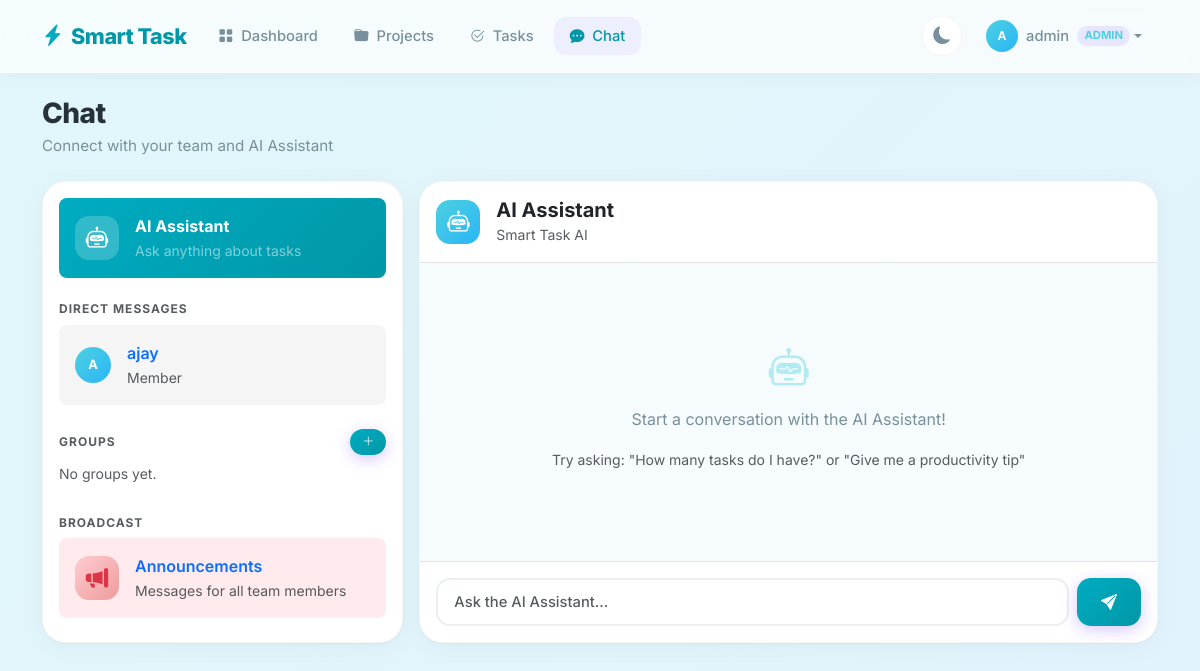
/chat (signed in), run on an earlier commit of the app's database.
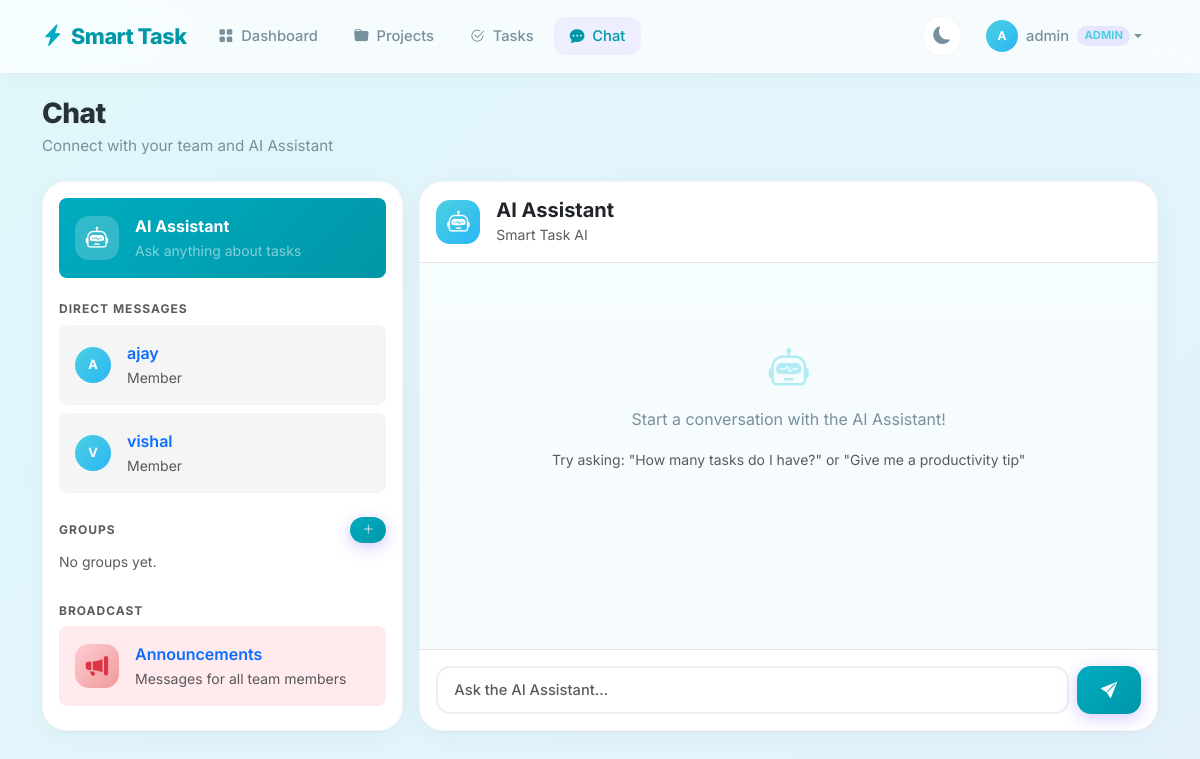
And on a later commit of the database.
### app.py (models this page shows)
class User(db.Model):
    id = db.Column(db.Integer, primary_key=True)
    username = db.Column(db.String(80), unique=True, nullable=False)
    email = db.Column(db.String(120), unique=True, nullable=False)
    password = db.Column(db.String(200), nullable=False)
    role = db.Column(db.String(20), default='member')  # admin or member
    created_at = db.Column(db.DateTime, default=datetime.utcnow)
    owned_projects = db.relationship('Project', backref='owner', lazy=True, foreign_keys='Project.owner_id')
    member_projects = db.relationship('Project', secondary=project_members, backref='members')
    assigned_tasks = db.relationship('Task', backref='assignee', lazy=True, foreign_keys='Task.assigned_to')
    created_tasks = db.relationship('Task', backref='creator', lazy=True, foreign_keys='Task.created_by')

### app.py (the view, shortened to what this page needs)
@app.route('/chat')
@login_required
def chat():
    user = User.query.get(session['user_id'])
    users = User.query.filter(User.id != user.id).all()
    groups = ChatGroup.query.all()
    chat_type = request.args.get('type', 'ai')  # ai, dm, group, broadcast
    chat_id = request.args.get('id', type=int)
    messages = []
    selected_user = None
    selected_group = None
    ai_mode = False
    if chat_type == 'dm' and chat_id:
        selected_user = User.query.get(chat_id)
        messages = Message.query.filter(
            ((Message.sender_id == user.id) & (Message.receiver_id == chat_id)) |
            ((Message.sender_id == chat_id) & (Message.receiver_id == user.id))
        ).order_by(Message.created_at.asc()).all()
    elif chat_type == 'broadcast':
        messages = Message.query.filter_by(is_broadcast=True).order_by(Message.created_at.asc()).all()
    elif chat_type == 'ai':
        ai_mode = True
        messages = Message.query.filter_by(sender_id=user.id, receiver_id=user.id).order_by(Message.created_at.asc()).all()
    return render_template('chat.html',
                           users=users,
                           groups=groups,
                           user=user,
                           messages=messages,
                           chat_type=chat_type,
                           chat_id=chat_id,
                           selected_user=selected_user,
                           selected_group=selected_group,
                           ai_mode=ai_mode)

### templates/chat.html (shortened to what this page needs)
{% extends "base.html" %}
{% block content %}
<div class="page-header mb-4">
    <h2 class="mb-1">Chat</h2>
    <p class="mb-0">Connect with your team and AI Assistant</p>
</div>
<div class="row g-3">
    <div class="col-lg-4">
        <div class="card p-3 h-100" style="max-height: 75vh; overflow-y: auto;">
            <a href="{{ url_for('chat', type='ai') }}" class="d-flex align-items-center p-3 mb-2 rounded-3 text-decoration-none {{ 'bg-primary text-white' if chat_type == 'ai' else '' }}" style="{{ 'background: linear-gradient(135deg, var(--primary), var(--primary-dark)); color: white;' if chat_type == 'ai' else 'background: #e1f5fe;' }}">
                <div class="stat-icon me-3" style="width:44px;height:44px;border-radius:14px;{{ 'background: rgba(255,255,255,0.2);' if chat_type == 'ai' else 'background: linear-gradient(135deg, var(--primary-light), var(--accent));' }}">
                    <i class="bi bi-robot {{ 'text-white' if chat_type == 'ai' else 'text-white' }}"></i>
                </div>
                <div>
                    <div class="fw-bold {{ 'text-white' if chat_type == 'ai' else '' }}">AI Assistant</div>
                    <small class="{{ 'text-white-50' if chat_type == 'ai' else 'text-muted' }}">Ask anything about tasks</small>
                </div>
            </a>
            <h6 class="fw-bold mt-3 mb-2 text-muted" style="font-size:0.75rem;text-transform:uppercase;letter-spacing:1px;">Direct Messages</h6>
            {% for u in users %}
            <a href="{{ url_for('chat', type='dm', id=u.id) }}" class="d-flex align-items-center p-3 mb-2 rounded-3 text-decoration-none {{ 'bg-primary text-white' if chat_type == 'dm' and chat_id == u.id else '' }}" style="{{ 'background: linear-gradient(135deg, var(--primary), var(--primary-dark)); color: white;' if chat_type == 'dm' and chat_id == u.id else 'background: #f5f5f5;' }}">
                <div class="avatar-circle me-3">{{ u.username[0]|upper }}</div>
                <div>
                    <div class="fw-semibold {{ 'text-white' if chat_type == 'dm' and chat_id == u.id else '' }}">{{ u.username }}</div>
                    <small class="{{ 'text-white-50' if chat_type == 'dm' and chat_id == u.id else 'text-muted' }}">{{ u.role|capitalize }}</small>
                </div>
            </a>
            {% endfor %}
            <div class="d-flex justify-content-between align-items-center mt-3 mb-2">
                <h6 class="fw-bold text-muted mb-0" style="font-size:0.75rem;text-transform:uppercase;letter-spacing:1px;">Groups</h6>
                {% if user.role == 'admin' %}
                <button class="btn btn-sm btn-primary" style="padding:4px 12px;font-size:0.75rem;" data-bs-toggle="modal" data-bs-target="#createGroupModal">
                    <i class="bi bi-plus-lg"></i>
                </button>
                {% endif %}
            </div>
            {% for g in groups %}
            <a href="{{ url_for('chat', type='group', id=g.id) }}" class="d-flex align-items-center p-3 mb-2 rounded-3 text-decoration-none {{ 'bg-primary text-white' if chat_type == 'group' and chat_id == g.id else '' }}" style="{{ 'background: linear-gradient(135deg, var(--primary), var(--primary-dark)); color: white;' if chat_type == 'group' and chat_id == g.id else 'background: #f5f5f5;' }}">
                <div class="stat-icon me-3" style="width:44px;height:44px;border-radius:14px;{{ 'background: rgba(255,255,255,0.2);' if chat_type == 'group' and chat_id == g.id else 'background: linear-gradient(135deg, #fff3e0, #ffe0b2);' }}">
                    <i class="bi bi-people-fill {{ 'text-white' if chat_type == 'group' and chat_id == g.id else '' }}" style="{{ 'color: #ef6c00;' if not (chat_type == 'group' and chat_id == g.id) else '' }}"></i>
                </div>
                <div>
                    <div class="fw-semibold {{ 'text-white' if chat_type == 'group' and chat_id == g.id else '' }}">{{ g.name }}</div>
                    <small class="{{ 'text-white-50' if chat_type == 'group' and chat_id == g.id else 'text-muted' }}">{{ g.members|length }} members</small>
                </div>
            </a>
            {% else %}
            <p class="text-muted small">No groups yet.</p>
            {% endfor %}
            <h6 class="fw-bold mt-3 mb-2 text-muted" style="font-size:0.75rem;text-transform:uppercase;letter-spacing:1px;">Broadcast</h6>
            <a href="{{ url_for('chat', type='broadcast') }}" class="d-flex align-items-center p-3 mb-2 rounded-3 text-decoration-none {{ 'bg-primary text-white' if chat_type == 'broadcast' else '' }}" style="{{ 'background: linear-gradient(135deg, var(--primary), var(--primary-dark)); color: white;' if chat_type == 'broadcast' else 'background: #ffebee;' }}">
                <div class="stat-icon me-3" style="width:44px;height:44px;border-radius:14px;{{ 'background: rgba(255,255,255,0.2);' if chat_type == 'broadcast' else 'background: linear-gradient(135deg, #ffcdd2, #ef9a9a);' }}">
                    <i class="bi bi-megaphone-fill {{ 'text-white' if chat_type == 'broadcast' else 'text-danger' }}"></i>
                </div>
                <div>
                    <div class="fw-semibold {{ 'text-white' if chat_type == 'broadcast' else '' }}">Announcements</div>
                    <small class="{{ 'text-white-50' if chat_type == 'broadcast' else 'text-muted' }}">Messages for all team members</small>
                </div>
            </a>
        </div>
    </div>
    <div class="col-lg-8">
        <div class="card p-0 h-100" style="max-height: 75vh; display:flex; flex-direction:column;">
            <div class="p-3 border-bottom d-flex align-items-center" style="flex-shrink:0;">
                {% if ai_mode %}
                <div class="stat-icon me-3" style="width:44px;height:44px;border-radius:14px;background:linear-gradient(135deg,var(--primary-light),var(--accent));">
                    <i class="bi bi-robot text-white"></i>
                </div>
                <div>
                    <h5 class="fw-bold mb-0">AI Assistant</h5>
                    <small class="text-muted">Smart Task AI</small>
                </div>
                {% elif chat_type == 'dm' and selected_user %}
                <div class="avatar-circle me-3">{{ selected_user.username[0]|upper }}</div>
                <div>
                    <h5 class="fw-bold mb-0">{{ selected_user.username }}</h5>
                    <small class="text-muted">{{ selected_user.role|capitalize }}</small>
                </div>
                {% else %}
                <div>
                    <h5 class="fw-bold mb-0">Select a chat</h5>
                    <small class="text-muted">Choose from the sidebar</small>
                </div>
                {% endif %}
            </div>
            <div class="p-3 flex-grow-1" style="overflow-y: auto; background: linear-gradient(180deg, rgba(224,247,250,0.3), rgba(227,242,253,0.3));">
                {% if messages %}
                    {% for msg in messages %}
                        {% set is_me = msg.sender_id == user.id %}
                        <div class="d-flex mb-3 {{ 'justify-content-end' if is_me else '' }}">
                            {% if not is_me %}
                            <div class="avatar-circle me-2" style="width:32px;height:32px;font-size:0.75rem;flex-shrink:0;">{{ msg.sender.username[0]|upper }}</div>
                            {% endif %}
                            <div class="p-3 rounded-4" style="max-width:75%; {{ 'background: linear-gradient(135deg, var(--primary-light), var(--accent)); color: white;' if is_me else 'background: white; box-shadow: 0 2px 8px rgba(0,0,0,0.05);' }}">
                                <div class="mb-1" style="font-size:0.8rem; {{ 'color: rgba(255,255,255,0.85);' if is_me else 'color: var(--primary-dark); font-weight:600;' }}">
                                    {{ 'You' if is_me else msg.sender.username }}
                                    {% if msg.content.startswith('[AI Assistant]') %}<i class="bi bi-robot ms-1"></i>{% endif %}
                                </div>
                                <div style="line-height:1.5;">{{ msg.content.replace('[AI Assistant] ', '') if msg.content.startswith('[AI Assistant]') else msg.content }}</div>
                                <div class="mt-1 text-end" style="font-size:0.7rem; {{ 'color: rgba(255,255,255,0.7);' if is_me else 'color: #b0bec5;' }}">
                                    {{ msg.created_at.strftime('%b %d, %H:%M') }}
                                </div>
                            </div>
                        </div>
                    {% endfor %}
                {% else %}
                    <div class="empty-state">
                        {% if ai_mode %}
                        <i class="bi bi-robot fs-1" style="color:#b2ebf2;"></i>
                        <p class="mt-2">Start a conversation with the AI Assistant!</p>
                        <small class="text-muted">Try asking: "How many tasks do I have?" or "Give me a productivity tip"</small>
                        {% else %}
                        <i class="bi bi-chat-dots fs-1" style="color:#b2ebf2;"></i>
                        <p class="mt-2">No messages yet. Start the conversation!</p>
                        {% endif %}
                    </div>
                {% endif %}
            </div>
            {% if chat_type %}
            {% if chat_type == 'broadcast' and user.role != 'admin' %}
            <div class="p-3 border-top text-center text-muted small" style="flex-shrink:0;">
                <i class="bi bi-info-circle me-1"></i> Only admins can post announcements.
            </div>
            {% else %}
            <div class="p-3 border-top" style="flex-shrink:0;">
                <form method="POST" action="{{ url_for('send_message') }}" class="d-flex gap-2">
                    <input type="text" name="content" class="form-control flex-grow-1" placeholder="{{ 'Ask the AI Assistant...' if ai_mode else 'Type a message...' }}" required autocomplete="off">
                    <button type="submit" class="btn btn-primary px-4">
                        <i class="bi bi-send-fill"></i>
                    </button>
                </form>
            </div>
            {% endif %}
            {% endif %}
        </div>
    </div>
</div>
{% endblock %}

### templates/base.html (shortened to what this page needs)
<!DOCTYPE html>
<html lang="en" data-theme="">
<head>
    <link href="https://cdn.jsdelivr.net/npm/bootstrap@5.3.2/dist/css/bootstrap.min.css" rel="stylesheet">
    <link rel="stylesheet" href="https://cdn.jsdelivr.net/npm/bootstrap-icons@1.11.1/font/bootstrap-icons.css">
</head>
<body>
    {% if session.user_id %}
    <nav class="navbar navbar-expand-lg sticky-top">
        <div class="container">
            <a class="navbar-brand" href="{{ url_for('dashboard') }}">
                <i class="bi bi-lightning-charge-fill me-2"></i>Smart Task
            </a>
            <div class="collapse navbar-collapse" id="navMenu">
                <ul class="navbar-nav me-auto gap-1">
                    <li class="nav-item">
                        <a class="nav-link {{ 'active' if request.endpoint == 'dashboard' else '' }}" href="{{ url_for('dashboard') }}">
                            <i class="bi bi-grid-fill me-1"></i> Dashboard
                        </a>
                    </li>
                    <li class="nav-item">
                        <a class="nav-link {{ 'active' if request.endpoint == 'projects' else '' }}" href="{{ url_for('projects') }}">
                            <i class="bi bi-folder-fill me-1"></i> Projects
                        </a>
                    </li>
                    <li class="nav-item">
                        <a class="nav-link {{ 'active' if request.endpoint == 'tasks' else '' }}" href="{{ url_for('tasks') }}">
                            <i class="bi bi-check2-circle me-1"></i> Tasks
                        </a>
                    </li>
                    <li class="nav-item">
                        <a class="nav-link {{ 'active' if request.endpoint == 'chat' else '' }}" href="{{ url_for('chat') }}">
                            <i class="bi bi-chat-dots-fill me-1"></i> Chat
                        </a>
                    </li>
                </ul>
                <ul class="navbar-nav align-items-center gap-2">
                    <li class="nav-item">
                        <button class="theme-toggle" id="themeToggle" type="button" title="Toggle theme">
                            <i class="bi bi-moon-fill" id="themeIcon"></i>
                        </button>
                    </li>
                    <li class="nav-item dropdown">
                        <a class="nav-link dropdown-toggle d-flex align-items-center" href="#" role="button" data-bs-toggle="dropdown">
                            <div class="avatar-circle me-2" style="width:32px;height:32px;font-size:0.75rem;">{{ session.username[0]|upper }}</div>
                            <span>{{ session.username }}</span>
                            {% if session.role == 'admin' %}<span class="badge ms-2" style="background: rgba(124,77,255,0.12); color: var(--primary-light); border-radius:50px; font-size:0.7rem;">ADMIN</span>{% endif %}
                        </a>
                    </li>
                </ul>
            </div>
        </div>
    </nav>
    {% endif %}
    <main class="{% if session.user_id %}py-4{% else %}vh-100 d-flex align-items-center{% endif %}">
        <div class="container">
            {% block content %}{% endblock %}
        </div>
    </main>
</body>
</html>

What changed in the data, as far as the page shows it:
added User: username "V", username "vishal", role "Member"
